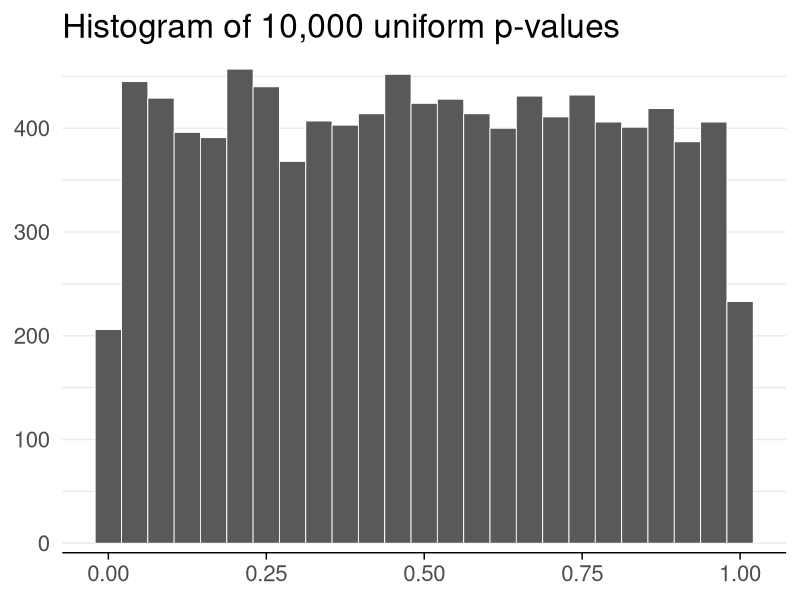
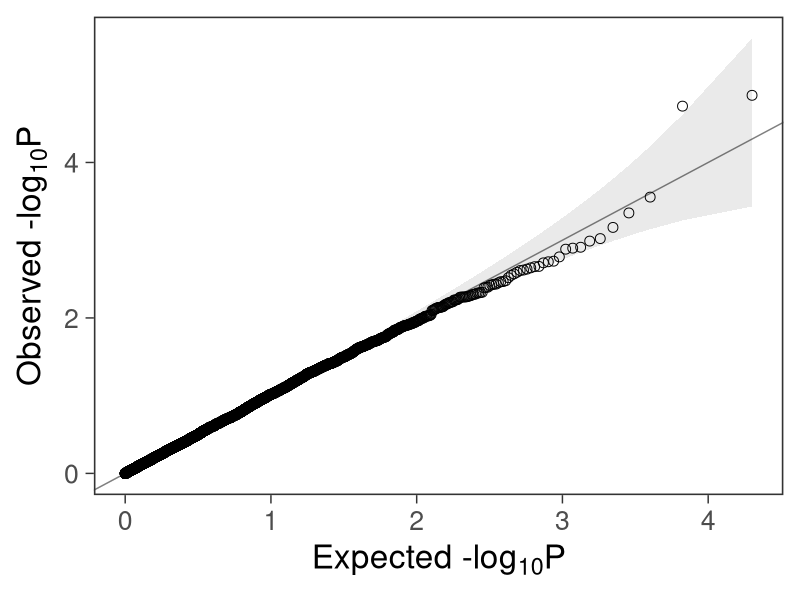
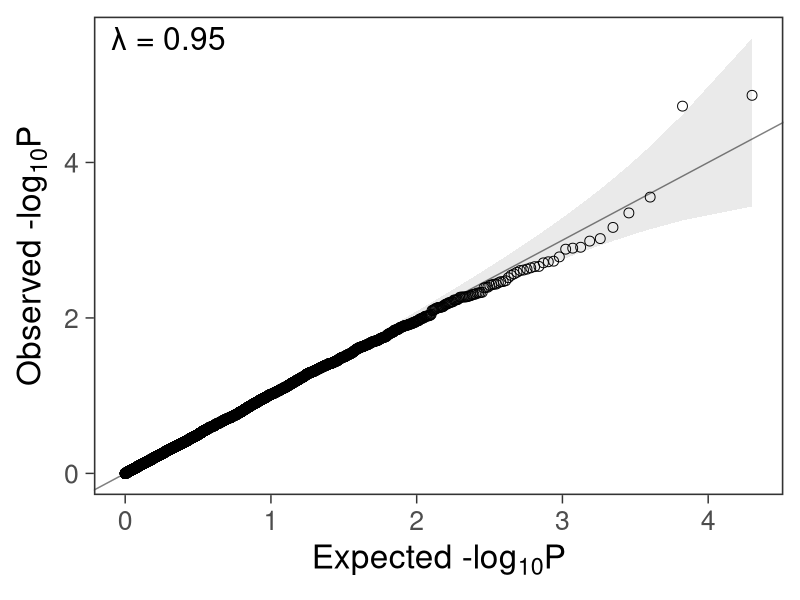

Reproduce these figures in R, in order.
#' ---
#' date: 2014-02-16
#' layout: post
#' title: Create a quantile-quantile plot with ggplot2
#' tags:
#'  - R
#' categories: notes
#' thumb: /notes/ggplot2-qqplot_files/figure-html/qqplot-with-lambda-1.png
#' twitter:
#'   card: "summary_large_image"
#' ---
#' 
## ----setup, include=FALSE------------------------------------------------
library(seriation)
library(pheatmap)
library(knitr)
library(readr)
library(ggplot2)
library(dplyr)
library(tidyr)
library(stringr)
opts_chunk$set(
  echo = TRUE
)

#' 
#' After performing many tests for statistical significance, the next step is to
#' check if any results are more extreme than we would expect by random chance.
#' One way to do this is by comparing the distribution of p-values from our tests
#' to the uniform distribution with a quantile-quantile (QQ) plot. Here's a
#' function to create such a plot with [ggplot2].
#' 
#' [ggplot2]: http://docs.ggplot2.org/
#' 
#' <!--more-->
#' 
#' # Simulate results from multiple tests
#' 
#' Suppose we did 10,000 tests and got a p-value for each test.
#' 
## ----pvalues, warning = FALSE, fig.height = 3, fig.width = 7, dpi = 300----
ps <- runif(n = 1e4)
ggplot(data.frame(ps)) +
  geom_histogram(aes(x = ps), bins = 25, color = "white", size = 0.3) +
  theme_minimal(base_size = 20) +
  labs(x = NULL, y = NULL, title = "Histogram of 10,000 uniform p-values") +
  scale_y_continuous(expand = c(0.02, 0)) +
  theme(
    axis.line.x = element_line(size = 0.5),
    axis.ticks.x = element_line(size = 0.5),
    panel.grid.major.y = element_line(size = 0.5),
    panel.grid.minor.y = element_line(size = 0.5),
    panel.grid.major.x = element_blank(),
    panel.grid.minor.x = element_blank()
  )

#' 
#' # Define a function for making qqplots
#' 
#' It would be nice to have a function that accepts a vector of p-values `ps` and
#' returns a ggplot2 plot that can be further customized.
#' 
#' We can use this function to create a quantile-quantile plot:
#' 
## ----qqplot-function, warning = FALSE, fig.height = 4, fig.width = 5.25, dpi = 300----
#' Create a quantile-quantile plot with ggplot2.
#'
#' Assumptions:
#'   - Expected P values are uniformly distributed.
#'   - Confidence intervals assume independence between tests.
#'     We expect deviations past the confidence intervals if the tests are
#'     not independent.
#'     For example, in a genome-wide association study, the genotype at any
#'     position is correlated to nearby positions. Tests of nearby genotypes
#'     will result in similar test statistics.
#'
#' @param ps Vector of p-values.
#' @param ci Size of the confidence interval, 95% by default.
#' @return A ggplot2 plot.
#' @examples
#' library(ggplot2)
#' gg_qqplot(runif(1e2)) + theme_grey(base_size = 24)
gg_qqplot <- function(ps, ci = 0.95) {
  n  <- length(ps)
  df <- data.frame(
    observed = -log10(sort(ps)),
    expected = -log10(ppoints(n)),
    clower   = -log10(qbeta(p = (1 - ci) / 2, shape1 = 1:n, shape2 = n:1)),
    cupper   = -log10(qbeta(p = (1 + ci) / 2, shape1 = 1:n, shape2 = n:1))
  )
  log10Pe <- expression(paste("Expected -log"[10], plain(P)))
  log10Po <- expression(paste("Observed -log"[10], plain(P)))
  ggplot(df) +
    geom_ribbon(
      mapping = aes(x = expected, ymin = clower, ymax = cupper),
      alpha = 0.1
    ) +
    geom_point(aes(expected, observed), shape = 1, size = 3) +
    geom_abline(intercept = 0, slope = 1, alpha = 0.5) +
    # geom_line(aes(expected, cupper), linetype = 2, size = 0.5) +
    # geom_line(aes(expected, clower), linetype = 2, size = 0.5) +
    xlab(log10Pe) +
    ylab(log10Po)
}

#' 
#' # Create the plot
#' 
#' We can add customizations to the object returned by `gg_qqplot(ps)` with
#' `theme_bw()`, `theme()`, and other functions.
#' 
## ----qqplot, warning = FALSE, fig.height = 4, fig.width = 5, dpi = 300----
gg_qqplot(ps) +
  theme_bw(base_size = 24) +
  theme(
    axis.ticks = element_line(size = 0.5),
    panel.grid = element_blank()
    # panel.grid = element_line(size = 0.5, color = "grey80")
  )

#' 
#' # Lambda: a measure of inflated p-values
#' 
#' In genome-wide association studies, we often see a lambda statistic \\(
#' \lambda \\) reported with the QQ plot. In general, the lambda statistic should
#' be close to 1 if the points fall within the expected range, or greater than
#' one if the observed p-values are more significant than expected.
#' 
#' You can find more details here:
#' 
#' - [Calculate inflation observed and expected p-values from uniform distribution in QQ plot][1]
#' 
#' - [Population stratification][2]
#' 
#' [1]: https://stats.stackexchange.com/questions/110755/how-calculate-inflation-observed-and-expected-p-values-from-uniform-distribution 
#' [2]: https://en.wikipedia.org/wiki/Population_stratification
#' 
#' Here's how you can compute it:
#' 
## ----lambda--------------------------------------------------------------
set.seed(1234)
pvalue <- runif(1000, min=0, max=1)
inflation <- function(ps) {
  chisq <- qchisq(1 - pvalue, 1)
  lambda <- median(chisq) / qchisq(0.5, 1)
  lambda
}
inflation(pvalue)

#' 
## ----qqplot-with-lambda, warning = FALSE, fig.height = 4, fig.width = 5, dpi = 300----
gg_qqplot(ps) +
  theme_bw(base_size = 24) +
  annotate(
    geom = "text",
    x = -Inf,
    y = Inf,
    hjust = -0.15,
    vjust = 1 + 0.15 * 3,
    label = sprintf("λ = %.2f", inflation(ps)),
    size = 8
  ) +
  theme(
    axis.ticks = element_line(size = 0.5),
    panel.grid = element_blank()
    # panel.grid = element_line(size = 0.5, color = "grey80")
  )

#' 
#' # Try using qqplotr
#' 
#' In 2018, [Alexandre Almeida][aloy] created the [qqplotr] R package, and it
#' looks great! Try it out.
#' 
#' [aloy]: https://github.com/aloy
#' [qqplotr]: https://cran.r-project.org/package=qqplotr
#' 
